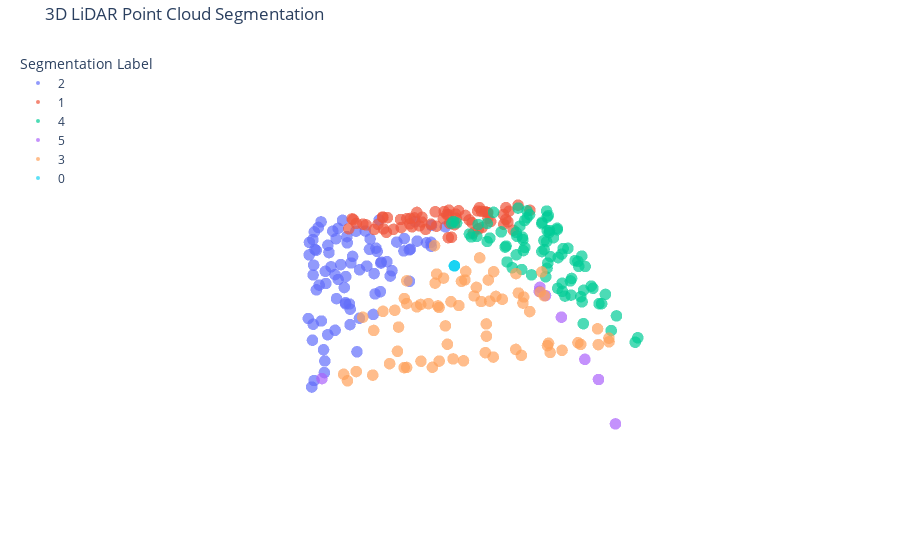

Notebook source saved alongside this figure:
### Code cell
# Get a batch from DataLoader
for points, labels in train_loader:
    points_np = points[0].cpu().numpy()  # Convert first point cloud in batch to NumPy
    labels_np = labels[0].cpu().numpy()  # Convert first label set in batch to NumPy
    visualize_lidar_with_plotly(points_np, labels_np, scatter_size=4)  # Show visualization
    break  # Only visualize one batch
